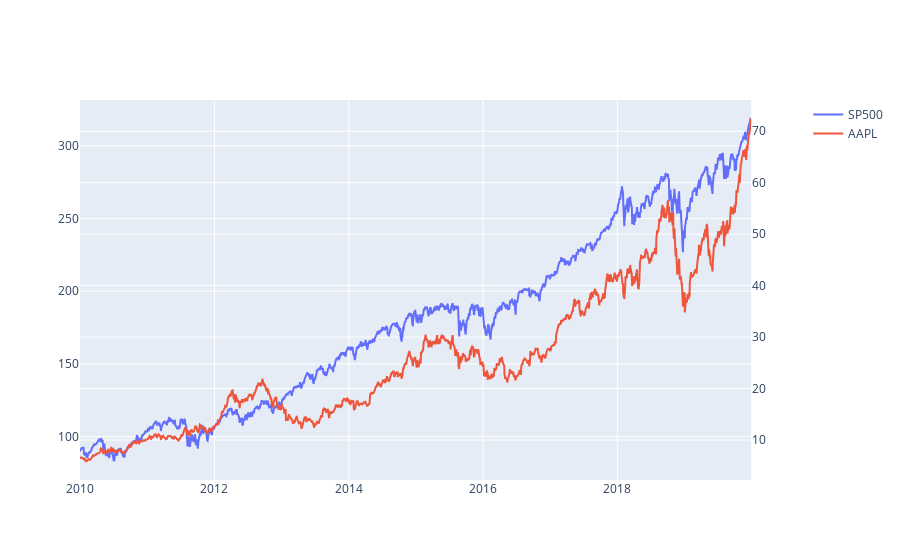

Here is the notebook cell this chart was saved with:
### Code cell
from plotly.subplots import make_subplots


tmp_df = benchmark_df.merge(aapl_df, how='left', on='Date')
tmp_df = tmp_df.set_index('Date')

# Create traces
fig = make_subplots(specs=[[{"secondary_y": True}]])
fig.add_trace(
    go.Scatter(
        x=tmp_df.index, y=tmp_df['SPY'],
        mode='lines',
        name='SP500'
    ),
    secondary_y=False
)

fig.add_trace(
    go.Scatter(
        x=tmp_df.index, y=tmp_df['AAPL'],
        mode='lines',
        name='AAPL'),
    secondary_y=True
)

fig.show()

### Figure 1 — Plotly figure (JSON) as saved in the notebook; plotly's stock layout.template omitted (floating-point values rounded to 4 significant figures; data arrays with more than 128 entries replaced by an {"elided": "..."} marker saying what was removed)
{"data": [{"mode": "lines", "name": "SP500", "type": "scatter", "x": {"elided": "2516 str values"}, "xaxis": "x", "y": {"elided": "2516 float values"}, "yaxis": "y"}, {"mode": "lines", "name": "AAPL", "type": "scatter", "x": {"elided": "2516 str values"}, "xaxis": "x", "y": {"elided": "2516 float values"}, "yaxis": "y2"}], "layout": {"autosize": true, "xaxis": {"anchor": "y", "autorange": true, "domain": [0, 0.94], "range": ["2009-12-31", "2019-12-30"], "type": "date"}, "yaxis": {"anchor": "x", "autorange": true, "domain": [0, 1], "range": [70.16, 331.4], "type": "linear"}, "yaxis2": {"anchor": "x", "autorange": true, "overlaying": "y", "range": [2.235, 76.07], "side": "right", "type": "linear"}}}
